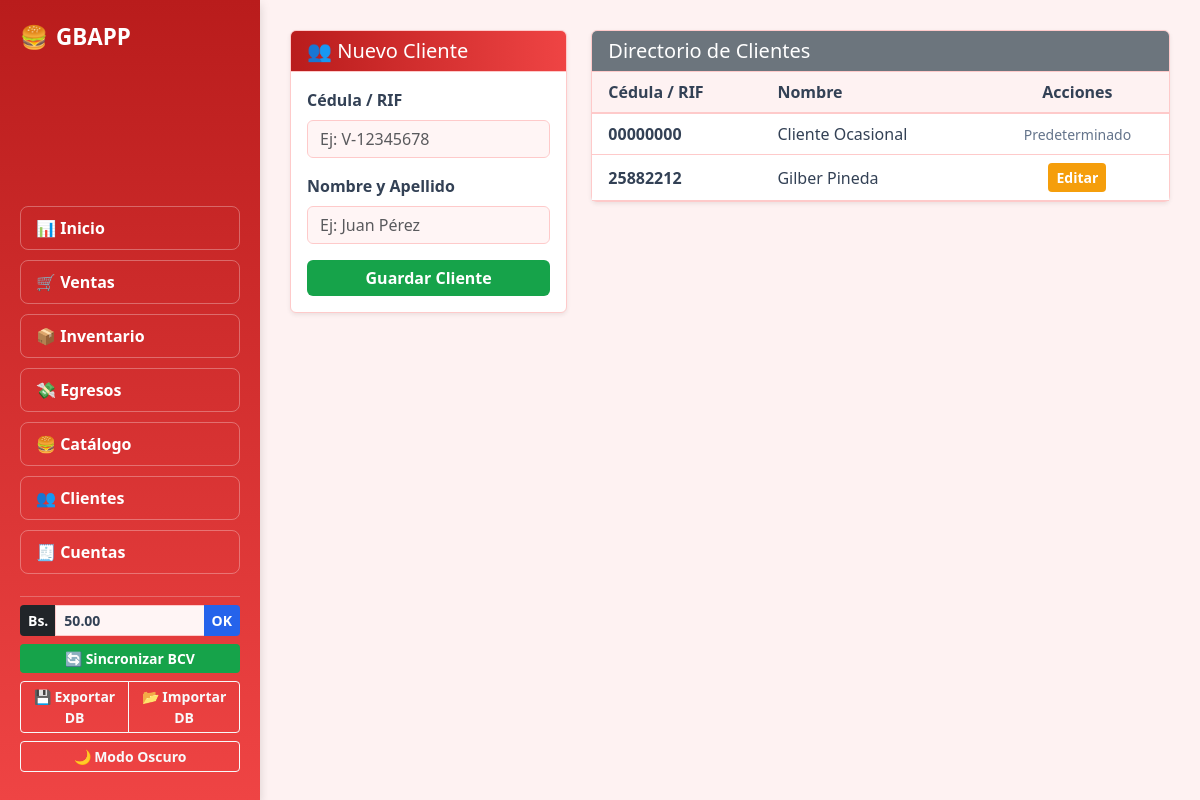
Screenshot of /clientes with the database file from the repository.
### tables this page shows
CREATE TABLE configuracion (
            id INTEGER PRIMARY KEY,
            tasa_dolar REAL NOT NULL
        );

CREATE TABLE clientes (
            id INTEGER PRIMARY KEY AUTOINCREMENT,
            cedula TEXT UNIQUE NOT NULL,
            nombre TEXT NOT NULL
        );

### app.py (the view)
@app.route('/clientes')
def clientes():
    conn = get_db_connection()
    lista_clientes = conn.execute('SELECT * FROM clientes ORDER BY nombre').fetchall()
    conn.close()
    return render_template('clientes.html', clientes=lista_clientes)

### app.py (called while the page is built)
def get_db_connection():
    conn = sqlite3.connect('negocio.db')
    conn.row_factory = sqlite3.Row
    return conn

@app.context_processor
def inject_tasa():
    conn = get_db_connection()
    fila = conn.execute('SELECT tasa_dolar FROM configuracion WHERE id = 1').fetchone()
    conn.close()
    tasa = fila['tasa_dolar'] if fila else 1.0
    return dict(tasa_dolar=tasa)

### templates/clientes.html
{% extends 'base.html' %}
{% block content %}
<div class="row">
    <div class="col-md-4 mb-4">
        <div class="card shadow-sm">
            <div class="card-header brand-header">
                <h5 class="mb-0">👥 Nuevo Cliente</h5>
            </div>
            <div class="card-body">
                <form action="/agregar_cliente" method="POST">
                    <div class="mb-3">
                        <label class="form-label fw-bold">Cédula / RIF</label>
                        <input type="text" class="form-control" name="cedula" placeholder="Ej: V-12345678" required>
                    </div>
                    <div class="mb-3">
                        <label class="form-label fw-bold">Nombre y Apellido</label>
                        <input type="text" class="form-control" name="nombre" placeholder="Ej: Juan Pérez" required>
                    </div>
                    <button type="submit" class="btn btn-success fw-bold w-100">Guardar Cliente</button>
                </form>
            </div>
        </div>
    </div>
    <div class="col-md-8">
        <div class="card shadow-sm">
            <div class="card-header bg-secondary text-white">
                <h5 class="mb-0">Directorio de Clientes</h5>
            </div>
            <div class="card-body p-0 table-responsive">
                <table class="table align-middle mb-0">
                    <thead class="table-light">
                        <tr>
                            <th class="ps-3">Cédula / RIF</th>
                            <th>Nombre</th>
                            <th class="text-center">Acciones</th>
                        </tr>
                    </thead>
                    <tbody>
                        {% for c in clientes %}
                        <tr>
                            <td class="ps-3 fw-bold">{{ c['cedula'] }}</td>
                            <td>{{ c['nombre'] }}</td>
                            <td class="text-center">
                                {% if c['id'] != 1 %}
                                <a href="/editar_cliente/{{ c['id'] }}" class="btn btn-sm btn-warning fw-bold">Editar</a>
                                {% else %}
                                <span class="text-muted small">Predeterminado</span>
                                {% endif %}
                            </td>
                        </tr>
                        {% else %}
                        <tr>
                            <td colspan="3" class="text-center py-4 text-muted">No hay clientes registrados.</td>
                        </tr>
                        {% endfor %}
                    </tbody>
                </table>
            </div>
        </div>
    </div>
</div>
{% endblock %}

### templates/base.html (shortened to what this page needs)
<!DOCTYPE html>
<html lang="es" data-bs-theme="light">
<head>
    <link href="https://cdn.jsdelivr.net/npm/bootstrap@5.3.0/dist/css/bootstrap.min.css" rel="stylesheet">
</head>
<body>
    <nav class="sidebar d-flex flex-column justify-content-between">
        <div class="d-flex justify-content-between align-items-center mb-lg-3 pb-lg-3 border-bottom-lg">
            <a class="sidebar-brand d-flex align-items-center gap-2 m-0" href="/dashboard">
                <span>🍔</span> <span>GBAPP</span>
            </a>
        </div>
        <div class="collapse d-lg-block mt-3 mt-lg-0" id="menuColapsable">
            <div class="d-flex flex-column gap-1 mb-3">
                <a class="nav-btn" href="/dashboard">📊 Inicio</a>
                <a class="nav-btn" href="/ventas">🛒 Ventas</a>
                <a class="nav-btn" href="/insumos">📦 Inventario</a>
                <a class="nav-btn" href="/gastos">💸 Egresos</a>
                <a class="nav-btn" href="/productos">🍔 Catálogo</a>
                <a class="nav-btn" href="/clientes">👥 Clientes</a>
                <a class="nav-btn" href="/historial_ventas">🧾 Cuentas</a>
            </div>
            <div class="pt-2 border-top border-light border-opacity-25">
                <form action="/actualizar_tasa" method="POST" class="mb-2">
                    <div class="input-group input-group-sm mb-2">
                        <span class="input-group-text bg-dark text-white border-0 fw-bold">Bs.</span>
                        <input type="number" step="0.01" name="tasa_dolar" class="form-control fw-bold" value="{{ "%.2f"|format(tasa_dolar) }}" required>
                        <button class="btn btn-info fw-bold text-white" title="Fijar Manual" type="submit">OK</button>
                    </div>
                </form>
                <div class="d-grid gap-2 mb-2">
                    <a href="/sincronizar_tasa" class="btn btn-sm btn-success fw-bold" title="Sincronizar BCV por internet">🔄 Sincronizar BCV</a>
                    <div class="btn-group btn-group-sm w-100" role="group">
                        <a href="/exportar_db" class="btn btn-outline-light fw-bold" title="Descargar respaldo">💾 Exportar DB</a>
                        <button type="button" class="btn btn-outline-light fw-bold" data-bs-toggle="modal" data-bs-target="#modalImportar" title="Subir respaldo">📂 Importar DB</button>
                    </div>
                    <button id="btn-theme" class="btn btn-outline-light btn-sm fw-bold" type="button">🌙 Modo Oscuro</button>
                </div>
            </div>
        </div>
    </nav>
    <div class="main-content">
        {% block content %}{% endblock %}
    </div>
</body>
</html>

### templates/base.html (style rules this page uses)
:root { --color-main: #EF4444; --color-dark: #B91C1C; --color-bg: #FEF2F2; --color-card: #FFFFFF; --color-input: #FFF5F5; --color-text-main: #334155; --color-text-sec: #64748b; --color-border: #FECACA; --color-success: #16A34A; --color-warning: #F59E0B; --color-info: #2563EB; --color-recipe: #7C3AED; }
body { background-color: var(--color-bg); color: var(--color-text-main); transition: background-color 0.3s ease; }
@media (min-width: 992px) { body { display: flex; min-height: 100vh; margin: 0; } }
@media (min-width: 992px) { .sidebar { width: 260px; position: fixed; top: 0; left: 0; height: 100vh; z-index: 1000; overflow-y: auto; } }
@media (min-width: 992px) { .main-content { margin-left: 260px; width: calc(100% - 260px); padding: 30px; } }
.sidebar { background: linear-gradient(180deg, var(--color-dark), var(--color-main)) !important; color: #ffffff !important; padding: 20px; box-shadow: 0 4px 10px rgba(0,0,0,0.15); }
.sidebar-brand { font-size: 1.4rem; font-weight: bold; color: #ffffff !important; text-decoration: none; }
.nav-btn { color: #ffffff !important; border: 1.5px solid rgba(255, 255, 255, 0.3); border-radius: 8px; padding: 9px 15px !important; margin-bottom: 6px; transition: all 0.3s ease; display: block; text-align: left; font-weight: bold; text-decoration: none; }
.card { background-color: var(--color-card); border-color: var(--color-border); color: var(--color-text-main); }
.card-header { border-bottom-color: var(--color-border); }
.brand-header { background: linear-gradient(90deg, var(--color-dark), var(--color-main)) !important; color: #ffffff !important; }
.form-control, .form-select, input[type="date"] { background-color: var(--color-input); border-color: var(--color-border); color: var(--color-text-main); }
.text-muted, .small { color: var(--color-text-sec) !important; }
.btn-success { background-color: var(--color-success); border: none; color: #fff; }
.btn-warning { background-color: var(--color-warning); border: none; color: #fff; }
.btn-info { background-color: var(--color-info); border: none; color: #fff; }
.table { color: var(--color-text-main); border-color: var(--color-border); }
.table th { background-color: var(--color-bg); color: var(--color-text-main); border-bottom: 2px solid var(--color-border); }
.table td { background-color: var(--color-card); color: var(--color-text-main); border-color: var(--color-border); }

### rows the page displays
configuracion: tasa_dolar "50.00"
clientes: cedula "00000000", nombre "Cliente Ocasional", shows "Predeterminado"
clientes: cedula "25882212", nombre "Gilber Pineda"
